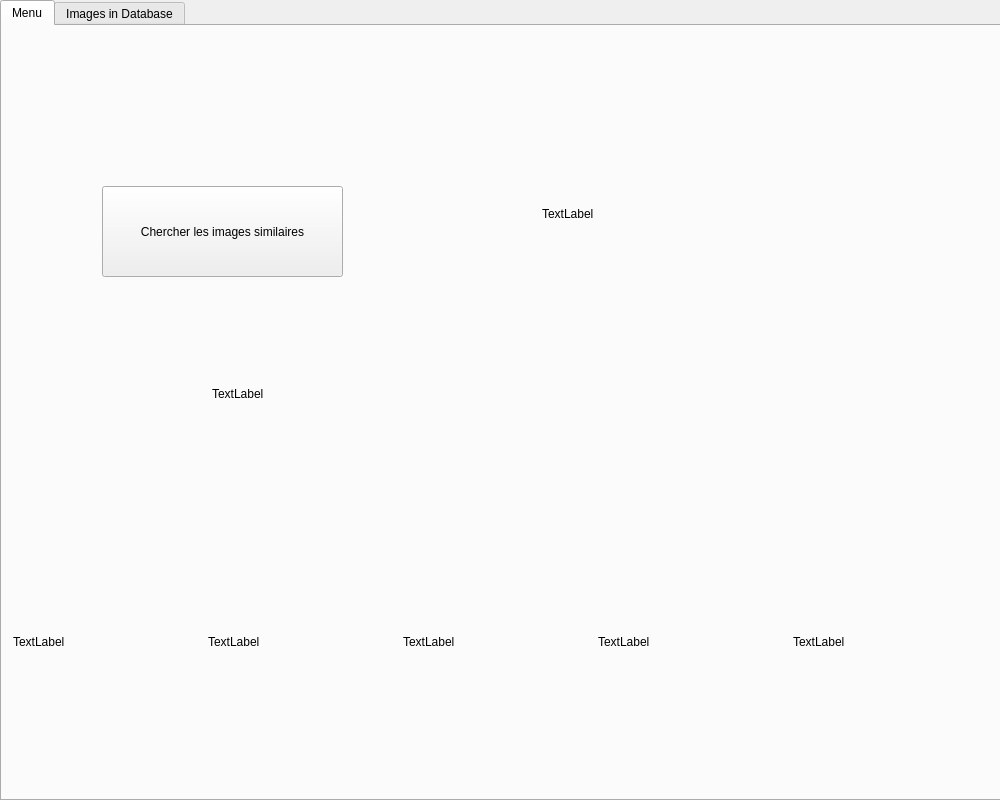
<?xml version="1.0" encoding="UTF-8"?>
<ui version="4.0">
 <class>MainWindow</class>
 <widget class="QMainWindow" name="MainWindow">
  <property name="geometry">
   <rect>
    <x>0</x>
    <y>0</y>
    <width>1000</width>
    <height>800</height>
   </rect>
  </property>
  <property name="windowTitle">
   <string>MainWindow</string>
  </property>
  <widget class="QWidget" name="centralWidget">
   <widget class="QTabWidget" name="tabWidget">
    <property name="geometry">
     <rect>
      <x>0</x>
      <y>0</y>
      <width>1001</width>
      <height>801</height>
     </rect>
    </property>
    <property name="currentIndex">
     <number>0</number>
    </property>
    <widget class="QWidget" name="menu">
     <attribute name="title">
      <string>Menu</string>
     </attribute>
     <widget class="QLabel" name="img_1">
      <property name="geometry">
       <rect>
        <x>540</x>
        <y>0</y>
        <width>449</width>
        <height>376</height>
       </rect>
      </property>
      <property name="text">
       <string>TextLabel</string>
      </property>
     </widget>
     <widget class="QWidget" name="horizontalLayoutWidget">
      <property name="geometry">
       <rect>
        <x>0</x>
        <y>460</y>
        <width>991</width>
        <height>311</height>
       </rect>
      </property>
      <layout class="QHBoxLayout" name="horizontalLayout">
       <item>
        <widget class="QLabel" name="img_s1">
         <property name="text">
          <string>TextLabel</string>
         </property>
        </widget>
       </item>
       <item>
        <widget class="QLabel" name="img_s2">
         <property name="text">
          <string>TextLabel</string>
         </property>
        </widget>
       </item>
       <item>
        <widget class="QLabel" name="img_s3">
         <property name="text">
          <string>TextLabel</string>
         </property>
        </widget>
       </item>
       <item>
        <widget class="QLabel" name="img_s4">
         <property name="text">
          <string>TextLabel</string>
         </property>
        </widget>
       </item>
       <item>
        <widget class="QLabel" name="img_s5">
         <property name="text">
          <string>TextLabel</string>
         </property>
        </widget>
       </item>
      </layout>
     </widget>
     <widget class="QPushButton" name="pushButton">
      <property name="geometry">
       <rect>
        <x>100</x>
        <y>160</y>
        <width>241</width>
        <height>91</height>
       </rect>
      </property>
      <property name="text">
       <string>Chercher les images similaires</string>
      </property>
     </widget>
     <widget class="QLabel" name="label">
      <property name="geometry">
       <rect>
        <x>210</x>
        <y>360</y>
        <width>59</width>
        <height>16</height>
       </rect>
      </property>
      <property name="text">
       <string>TextLabel</string>
      </property>
     </widget>
    </widget>
    <widget class="QWidget" name="Imagesindatabase">
     <attribute name="title">
      <string>Images in Database</string>
     </attribute>
     <widget class="QScrollArea" name="scrollArea">
      <property name="geometry">
       <rect>
        <x>-1</x>
        <y>-1</y>
        <width>1000</width>
        <height>779</height>
       </rect>
      </property>
      <property name="widgetResizable">
       <bool>true</bool>
      </property>
      <widget class="QWidget" name="scrollAreaWidgetContents">
       <property name="geometry">
        <rect>
         <x>0</x>
         <y>0</y>
         <width>998</width>
         <height>777</height>
        </rect>
       </property>
      </widget>
     </widget>
    </widget>
   </widget>
  </widget>
 </widget>
 <layoutdefault spacing="6" margin="11"/>
 <resources/>
 <connections/>
</ui>
